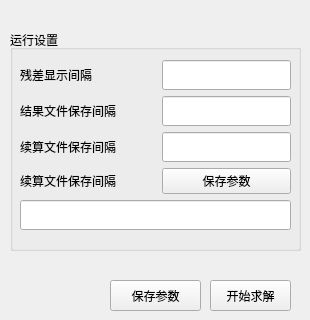
         <widget class="QWidget" name="tab_4">
          <attribute name="title">
           <string>运行设置</string>
          </attribute>
          <widget class="QGroupBox" name="groupBox_20">
           <property name="geometry">
            <rect>
             <x>10</x>
             <y>30</y>
             <width>291</width>
             <height>221</height>
            </rect>
           </property>
           <property name="minimumSize">
            <size>
             <width>291</width>
             <height>0</height>
            </size>
           </property>
           <property name="title">
            <string>运行设置</string>
           </property>
           <widget class="QWidget" name="layoutWidget">
            <property name="geometry">
             <rect>
              <x>10</x>
              <y>30</y>
              <width>271</width>
              <height>171</height>
             </rect>
            </property>
            <layout class="QGridLayout" name="gridLayout_24">
             <item row="3" column="2">
              <widget class="QPushButton" name="btnchooseexe">
               <property name="minimumSize">
                <size>
                 <width>0</width>
                 <height>25</height>
                </size>
               </property>
               <property name="text">
                <string>保存参数</string>
               </property>
              </widget>
             </item>
             <item row="0" column="2">
              <widget class="QLineEdit" name="yx_textcancha">
               <property name="sizePolicy">
                <sizepolicy hsizetype="Expanding" vsizetype="Fixed">
                 <horstretch>0</horstretch>
                 <verstretch>0</verstretch>
                </sizepolicy>
               </property>
               <property name="minimumSize">
                <size>
                 <width>0</width>
                 <height>30</height>
                </size>
               </property>
               <property name="font">
                <font>
                 <pointsize>11</pointsize>
                </font>
               </property>
               <property name="text">
                <string/>
               </property>
               <property name="alignment">
                <set>Qt::AlignCenter</set>
               </property>
              </widget>
             </item>
             <item row="1" column="1">
              <spacer name="horizontalSpacer_35">
               <property name="orientation">
                <enum>Qt::Horizontal</enum>
               </property>
               <property name="sizeType">
                <enum>QSizePolicy::Fixed</enum>
               </property>
               <property name="sizeHint" stdset="0">
                <size>
                 <width>30</width>
                 <height>20</height>
                </size>
               </property>
              </spacer>
             </item>
             <item row="1" column="2">
              <widget class="QLineEdit" name="yx_textjieguo">
               <property name="sizePolicy">
                <sizepolicy hsizetype="Expanding" vsizetype="Fixed">
                 <horstretch>0</horstretch>
                 <verstretch>0</verstretch>
                </sizepolicy>
               </property>
               <property name="minimumSize">
                <size>
                 <width>0</width>
                 <height>30</height>
                </size>
               </property>
               <property name="font">
                <font>
                 <pointsize>11</pointsize>
                </font>
               </property>
               <property name="text">
                <string/>
               </property>
               <property name="alignment">
                <set>Qt::AlignCenter</set>
               </property>
              </widget>
             </item>
             <item row="2" column="2">
              <widget class="QLineEdit" name="yx_xusuan">
               <property name="sizePolicy">
                <sizepolicy hsizetype="Expanding" vsizetype="Fixed">
                 <horstretch>0</horstretch>
                 <verstretch>0</verstretch>
                </sizepolicy>
               </property>
               <property name="minimumSize">
                <size>
                 <width>0</width>
                 <height>30</height>
                </size>
               </property>
               <property name="font">
                <font>
                 <pointsize>11</pointsize>
                </font>
               </property>
               <property name="text">
                <string/>
               </property>
               <property name="alignment">
                <set>Qt::AlignCenter</set>
               </property>
              </widget>
             </item>
             <item row="1" column="0">
              <widget class="QLabel" name="label_yxjieguo">
               <property name="sizePolicy">
                <sizepolicy hsizetype="Fixed" vsizetype="Preferred">
                 <horstretch>0</horstretch>
                 <verstretch>0</verstretch>
                </sizepolicy>
               </property>
               <property name="minimumSize">
                <size>
                 <width>100</width>
                 <height>0</height>
                </size>
               </property>
               <property name="font">
                <font>
                 <pointsize>9</pointsize>
                </font>
               </property>
               <property name="text">
                <string>结果文件保存间隔</string>
               </property>
              </widget>
             </item>
             <item row="2" column="0">
              <widget class="QLabel" name="label_yxxusuan">
               <property name="sizePolicy">
                <sizepolicy hsizetype="Fixed" vsizetype="Preferred">
                 <horstretch>0</horstretch>
                 <verstretch>0</verstretch>
                </sizepolicy>
               </property>
               <property name="minimumSize">
                <size>
                 <width>100</width>
                 <height>0</height>
                </size>
               </property>
               <property name="font">
                <font>
                 <pointsize>9</pointsize>
                </font>
               </property>
               <property name="text">
                <string>续算文件保存间隔</string>
               </property>
              </widget>
             </item>
             <item row="0" column="1">
              <spacer name="horizontalSpacer_34">
               <property name="orientation">
                <enum>Qt::Horizontal</enum>
               </property>
               <property name="sizeType">
                <enum>QSizePolicy::Fixed</enum>
               </property>
               <property name="sizeHint" stdset="0">
                <size>
                 <width>30</width>
                 <height>20</height>
                </size>
               </property>
              </spacer>
             </item>
             <item row="0" column="0">
              <widget class="QLabel" name="label_yxcc">
               <property name="sizePolicy">
                <sizepolicy hsizetype="Fixed" vsizetype="Preferred">
                 <horstretch>0</horstretch>
                 <verstretch>0</verstretch>
                </sizepolicy>
               </property>
               <property name="minimumSize">
                <size>
                 <width>100</width>
                 <height>0</height>
                </size>
               </property>
               <property name="font">
                <font>
                 <pointsize>9</pointsize>
                </font>
               </property>
               <property name="text">
                <string>残差显示间隔</string>
               </property>
              </widget>
             </item>
             <item row="2" column="1">
              <spacer name="horizontalSpacer_36">
               <property name="orientation">
                <enum>Qt::Horizontal</enum>
               </property>
               <property name="sizeType">
                <enum>QSizePolicy::Fixed</enum>
               </property>
               <property name="sizeHint" stdset="0">
                <size>
                 <width>30</width>
                 <height>20</height>
                </size>
               </property>
              </spacer>
             </item>
             <item row="3" column="0">
              <widget class="QLabel" name="label_chooseexe">
               <property name="sizePolicy">
                <sizepolicy hsizetype="Fixed" vsizetype="Preferred">
                 <horstretch>0</horstretch>
                 <verstretch>0</verstretch>
                </sizepolicy>
               </property>
               <property name="minimumSize">
                <size>
                 <width>100</width>
                 <height>0</height>
                </size>
               </property>
               <property name="font">
                <font>
                 <pointsize>9</pointsize>
                </font>
               </property>
               <property name="text">
                <string>续算文件保存间隔</string>
               </property>
              </widget>
             </item>
             <item row="4" column="0" colspan="3">
              <widget class="QLineEdit" name="yx_exepath">
               <property name="sizePolicy">
                <sizepolicy hsizetype="Expanding" vsizetype="Fixed">
                 <horstretch>0</horstretch>
                 <verstretch>0</verstretch>
                </sizepolicy>
               </property>
               <property name="minimumSize">
                <size>
                 <width>0</width>
                 <height>30</height>
                </size>
               </property>
               <property name="font">
                <font>
                 <pointsize>7</pointsize>
                </font>
               </property>
               <property name="text">
                <string/>
               </property>
               <property name="alignment">
                <set>Qt::AlignCenter</set>
               </property>
              </widget>
             </item>
            </layout>
           </widget>
          </widget>
          <widget class="QPushButton" name="btnstart">
           <property name="geometry">
            <rect>
             <x>110</x>
             <y>280</y>
             <width>91</width>
             <height>31</height>
            </rect>
           </property>
           <property name="text">
            <string>保存参数</string>
           </property>
          </widget>
          <widget class="QPushButton" name="pushstartmesh">
           <property name="geometry">
            <rect>
             <x>210</x>
             <y>280</y>
             <width>81</width>
             <height>31</height>
            </rect>
           </property>
           <property name="text">
            <string>开始求解</string>
           </property>
          </widget>
         </widget>
